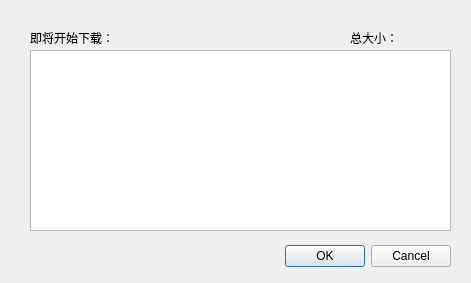
<?xml version="1.0" encoding="UTF-8"?>
<ui version="4.0">
 <class>StartDialog</class>
 <widget class="QDialog" name="StartDialog">
  <property name="geometry">
   <rect>
    <x>0</x>
    <y>0</y>
    <width>471</width>
    <height>283</height>
   </rect>
  </property>
  <property name="windowTitle">
   <string>Dialog</string>
  </property>
  <widget class="QDialogButtonBox" name="buttonBox">
   <property name="geometry">
    <rect>
     <x>30</x>
     <y>240</y>
     <width>421</width>
     <height>32</height>
    </rect>
   </property>
   <property name="orientation">
    <enum>Qt::Horizontal</enum>
   </property>
   <property name="standardButtons">
    <set>QDialogButtonBox::Cancel|QDialogButtonBox::Ok</set>
   </property>
  </widget>
  <widget class="QLabel" name="label">
   <property name="geometry">
    <rect>
     <x>30</x>
     <y>30</y>
     <width>81</width>
     <height>16</height>
    </rect>
   </property>
   <property name="text">
    <string>即将开始下载：</string>
   </property>
  </widget>
  <widget class="QTextEdit" name="textDescription">
   <property name="geometry">
    <rect>
     <x>30</x>
     <y>50</y>
     <width>421</width>
     <height>181</height>
    </rect>
   </property>
   <property name="readOnly">
    <bool>true</bool>
   </property>
  </widget>
  <widget class="QLabel" name="labelSize">
   <property name="geometry">
    <rect>
     <x>350</x>
     <y>30</y>
     <width>101</width>
     <height>16</height>
    </rect>
   </property>
   <property name="text">
    <string>总大小：</string>
   </property>
  </widget>
 </widget>
 <resources/>
 <connections>
  <connection>
   <sender>buttonBox</sender>
   <signal>accepted()</signal>
   <receiver>StartDialog</receiver>
   <slot>accept()</slot>
   <hints>
    <hint type="sourcelabel">
     <x>248</x>
     <y>254</y>
    </hint>
    <hint type="destinationlabel">
     <x>157</x>
     <y>274</y>
    </hint>
   </hints>
  </connection>
  <connection>
   <sender>buttonBox</sender>
   <signal>rejected()</signal>
   <receiver>StartDialog</receiver>
   <slot>reject()</slot>
   <hints>
    <hint type="sourcelabel">
     <x>316</x>
     <y>260</y>
    </hint>
    <hint type="destinationlabel">
     <x>286</x>
     <y>274</y>
    </hint>
   </hints>
  </connection>
 </connections>
</ui>
